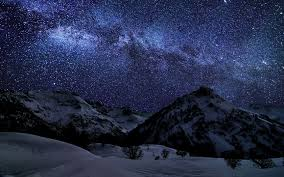
#> input picture A_1/2.jpg, 284 x 177 px
$ jupyter execute Question1.ipynb
#> lines starting #> are read from the running program, lines starting #| are printed output that depends on the picture
# Qn-1 (a)
## To find out the most color update the 41th line clt = KMeans(n_clusters=1) put value of k=1

[cell 1]
import cv2
import numpy as np
import matplotlib.pyplot as plt
from sklearn.cluster import KMeans

# finding the dominat color from the histogram
def plot_colors2(hist, centroids):
    bar = np.zeros((50, 300, 3), dtype="uint8")
    startX = 0

    for (percent, color) in zip(hist, centroids):

        endX = startX + (percent * 300)
        cv2.rectangle(bar, (int(startX), 0), (int(endX), 50),
                      color.astype("uint8").tolist(), -1)
        startX = endX

   # return bar
    return bar


# finding the historgam of the input image
# main function
def domColors(clt):

    numLabels = np.arange(0, len(np.unique(clt.labels_)) + 1)
    (hist, _) = np.histogram(clt.labels_, bins=numLabels)

    hist = hist.astype("float")
    hist /= hist.sum()

    return hist

# read the input color/gray image as im

im = cv2.imread("2.jpg")
#> im is the input picture: shape (177, 284, 3); mean B, G, R 75.1, 45.6, 38
im = cv2.cvtColor(im, cv2.COLOR_BGR2RGB)

im = im.reshape((im.shape[0] * im.shape[1],3))
# input the value of k=9 in KMeans()
clt = KMeans(n_clusters=9)
clt.fit(im)

hist = domColors(clt)
pallet = plot_colors2(hist, clt.cluster_centers_)
#> after the loop in plot_colors2, `for (percent, color) in zip(hist, centroids):`:
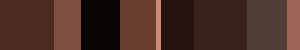
#> bar: shape (50, 300, 3); mean of channels 0, 1, 2 37.8, 45.5, 74.7; drawn as B, G, R

plt.axis("off")
plt.imshow(pallet)
plt.show()

# Most Dominanat color(part-b)

[cell 2]
import cv2
import numpy as np
import matplotlib.pyplot as plt
from sklearn.cluster import KMeans

# finding the dominat color from the histogram
def plot_colors2(hist, centroids):
    bar = np.zeros((50, 300, 3), dtype="uint8")
    startX = 0

    for (percent, color) in zip(hist, centroids):

        endX = startX + (percent * 300)
        cv2.rectangle(bar, (int(startX), 0), (int(endX), 50),
                      color.astype("uint8").tolist(), -1)
        startX = endX
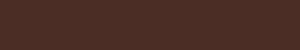
#> bar: shape (50, 300, 3); mean of channels 0, 1, 2 37, 45, 75; drawn as B, G, R

   # return bar
    return bar


# finding the historgam of the input image
# main function
def domColors(clt):

    numLabels = np.arange(0, len(np.unique(clt.labels_)) + 1)
    (hist, _) = np.histogram(clt.labels_, bins=numLabels)

    hist = hist.astype("float")
    hist /= hist.sum()

    return hist

# read the input color/gray image as im

im = cv2.imread("2.jpg")
im = cv2.cvtColor(im, cv2.COLOR_BGR2RGB)

im = im.reshape((im.shape[0] * im.shape[1],3))
# input the value of k=1 in KMeans() to find Most Dominant color
clt = KMeans(n_clusters=1)
clt.fit(im)

hist = domColors(clt)
pallet = plot_colors2(hist, clt.cluster_centers_)

plt.axis("off")
plt.imshow(pallet)
plt.show()
